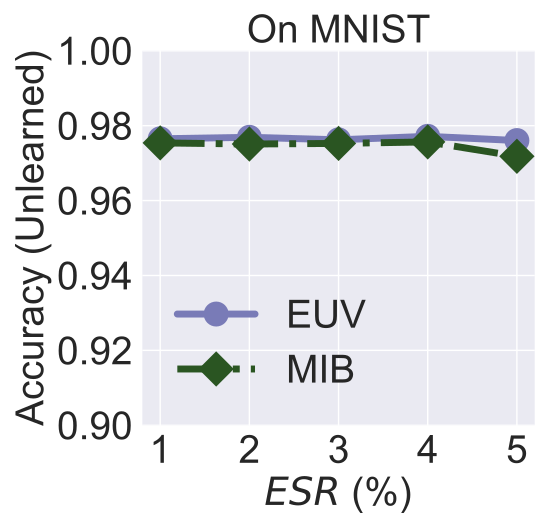

Write the Python code that produced this figure.


import numpy as np
import matplotlib.pyplot as plt

epsilon = 3
beta = 1 / epsilon


x=[1, 2, 3, 4, 5 ]
# validation_for_plt =[97,95.8600, 94.9400, 93.5400, 93.2400]
# attack_for_plt=[0, 0.3524, 0, 0.1762, 0.1762]
# basic_for_plt=[99.8, 99.8, 99.8, 99.8, 99.8]

labels = ['1', '2', '3', '4', '5' ]
# unl_org = [97.77, 97.55, 97.35, 97.29, 97.21, 97.21]

# unl_hess_r = [96.6, 96.66, 96.04, 95.94, 95.85, 97.21]
unl_mib = [ 0.9754, 0.9751, 0.975268, 0.9756668, 0.9718231 ]

unl_cap = [0.976502, 0.9769, 0.976228, 0.97715994, 0.97603300 ]
# unl_ss_wo = [94.32, 94.53, 94.78, 93.38, 94.04, 97.21]


plt.style.use('seaborn')
plt.figure(figsize=(5.5, 5.3))
l_w=5
m_s=15
marker_s = 3
markevery=1
#plt.figure(figsize=(8, 5.3))
#plt.plot(x, unl_fr, color='blue', marker='^', label='Retrain',linewidth=l_w, markersize=m_s)

plt.plot(x, unl_cap, linestyle='-', color='#797BB7', marker='o', fillstyle='full', markevery=markevery, label='EUV', linewidth=l_w, markersize=m_s, markeredgewidth=marker_s)

plt.plot(x, unl_mib, linestyle='-.', color='#2A5522',  marker='D', fillstyle='full', markevery=markevery,
         label='MIB',linewidth=l_w, markersize=m_s, markeredgewidth=marker_s)



#plt.plot(x, unl_muv, linestyle='--', color='#9BC985',  marker='s', fillstyle='full', markevery=markevery,label='TaPD',linewidth=l_w, markersize=m_s, markeredgewidth=marker_s)

# plt.plot(x, unl_mib, linestyle=':', color='r',  marker='^', fillstyle='none', markevery=markevery,
#          label='VBU', linewidth=l_w,  markersize=m_s, markeredgewidth=marker_s)

# plt.plot(x, unl_hess_r, linestyle='-.', color='k',  marker='D', fillstyle='none', markevery=markevery,
#          label='HBFU',linewidth=l_w, markersize=m_s, markeredgewidth=marker_s)



#plt.plot(x, unl_vibu, color='silver',  marker='d',  label='VIBU',linewidth=4,  markersize=10)

# plt.plot(x, y_sa03, color='r',  marker='2',  label='AAAI21 A_acc, pr=0.3',linewidth=3, markersize=8)
# plt.plot(x, y_sa05, color='darkblue',  marker='4',  label='AAAI21 A_acc, pr=0.5',linewidth=3, markersize=8)
# plt.plot(x, y_ma03, color='darkviolet',  marker='3',  label='FedMC A_acc, pr=0.3',linewidth=3, markersize=8)
# plt.plot(x, y_ma05, color='cyan',  marker='p',  label='FedMC A_acc, pr=0.5',linewidth=3, markersize=8)


# plt.grid()
leg = plt.legend(fancybox=True, shadow=True)
# plt.xlabel('Malicious Client Ratio (%)' ,fontsize=16)
plt.ylabel('Accuracy (Unlearned)', fontsize=28)
my_y_ticks = np.arange(0.9, 1.01, 0.02)
plt.yticks(my_y_ticks,fontsize=28)
plt.xlabel('$\it{ESR}$ (%)' ,fontsize=28)

plt.xticks(x, labels, fontsize=28)
# plt.title('CIFAR10 IID')

#plt.annotate(r"1e0", xy=(0.1, 1.01), xycoords='axes fraction', xytext=(-10, 10),textcoords='offset points', ha='right', va='center', fontsize=15)


# plt.title('(c) Utility Preservation', fontsize=24)
plt.legend(loc='lower left',fontsize=28)
plt.title('On MNIST', fontsize=28 )
plt.tight_layout()

plt.rcParams['figure.figsize'] = (2.0, 1)
plt.rcParams['image.interpolation'] = 'nearest'
plt.rcParams['figure.subplot.left'] = 0.11
plt.rcParams['figure.subplot.bottom'] = 0.08
plt.rcParams['figure.subplot.right'] = 0.977
plt.rcParams['figure.subplot.top'] = 0.969
plt.savefig('mnist_sample_size_accuracy_analysis.pdf', format='pdf', dpi=200)
plt.show()
